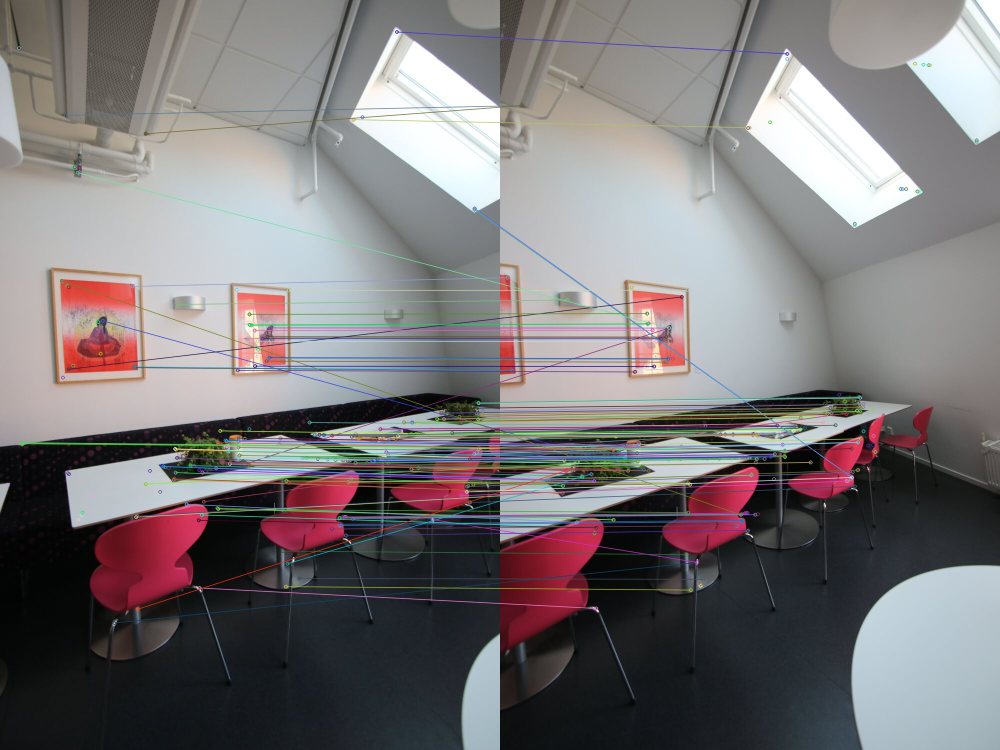
//> input picture Image Stitching/img01.jpg_238_img02.jpg_210_176.jpg, 2000 x 1500 px (shown at 1/2 size)
$ ./siftImages '../Image Stitching/img01.jpg_238_img02.jpg_210_176.jpg'   (built with g++ and OpenCV 4, older OpenCV classes emulated)
//> lines starting //> are read from the running program, lines starting //| are printed output that depends on the picture
/******************************************************************

Rescale input image rule:
	- Single input image, resize as Size(600,480)
	- Multiple input images, resize the height as 600 and the width = 600 * orignal_ratio
 lo
******************************************************************/

#include <iostream>
#include <opencv2/opencv.hpp>
#include <opencv2/highgui/highgui.hpp>
#include <opencv2/nonfree/features2d.hpp>

using namespace cv;
const int draw_shift_bits = 4;
const int draw_multiplier = 1 << draw_shift_bits;

Mat open_img_resize(char filename[], bool as_ratio)
{
	Mat img = imread(filename, CV_LOAD_IMAGE_UNCHANGED);

	if(img.empty())
	{
		fprintf(stderr, "failed to load input image\n");
	}

	Size dsize = Size(600,480);
	if (as_ratio) {
		Size sz = img.size();
		double ratio = sz.width/double(sz.height);
		Size dsize1 = Size(ratio*600, 600);
		Mat img2 = Mat(dsize1,CV_32S);
		resize(img, img2, dsize1);
		return img2;
	}
	Mat img2 = Mat(dsize,CV_32S);
	resize(img, img2, dsize);
	return img2;
}

std::vector<cv::KeyPoint> get_keypoints(Mat img)
{
	cv::SiftFeatureDetector detector;
	std::vector<cv::KeyPoint> keypoints;
	detector.detect(img, keypoints);
	return keypoints;
}

// [7 lines left out: function get_descriptors, not called in this run]

void drawCustomKeyPoints(Mat img, const cv::KeyPoint &p, const Scalar &color)
{
	// cv ::'LINE_AA' = 16
	Point center( cvRound(p.pt.x * draw_multiplier), cvRound(p.pt.y * draw_multiplier) );
	int radius = cvRound(p.size/2 * draw_multiplier);
	circle(img, center, radius, color, 1, 16, draw_shift_bits );
	Point piont(p.pt.x, p.pt.y);
	int size_r = cvRound(p.size/40 * draw_multiplier);
	drawMarker(img, piont, color,  cv::MARKER_CROSS, size_r, 1, 16);
}

Mat custom_draw_points(Mat image, std::vector<cv::KeyPoint> keypoints)
{
	Mat outImage;
	if( image.type() == CV_8UC3 )
	{
		image.copyTo( outImage );
	} else if( image.type() == CV_8UC1 )
	{
		cvtColor( image, outImage, COLOR_GRAY2BGR );
	}else{
		printf("Incorrect type of input image.\n");
	}

	RNG& rng=theRNG();
	std::vector<KeyPoint>::const_iterator it = keypoints.begin(), end = keypoints.end();
	for( ; it != end; ++it )
	{
		Scalar color = Scalar(rng(256), rng(256), rng(256));
		drawCustomKeyPoints(outImage, *it, color);
	}
	return outImage;
}

void single_img(char *imgName)
{
	Mat img1 = open_img_resize(imgName, false);
//> in open_img_resize, img is the input picture: 1500 rows x 2000 cols, CV_8UC3; mean B, G, R 120.4, 118.8, 123
//> in open_img_resize, `resize(img, img2, dsize);`:
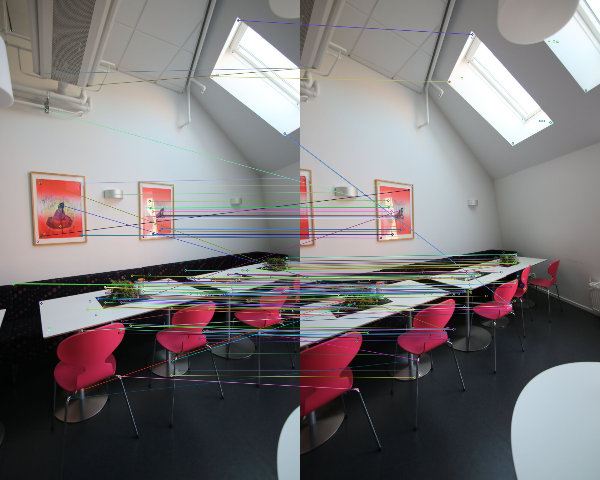
//> img2: 480 rows x 600 cols, CV_8UC3; mean B, G, R 120.3, 118.7, 122.9
	std::vector<cv::KeyPoint> keypoints1 = get_keypoints(img1);
//> in get_keypoints, `detector.detect(img, keypoints);`: keypoints = 687 keypoints; strongest (x, y, size): (58, 317, 24.4), (392, 234, 1.9), (48, 331, 8.7), (179, 271, 15.9)
//> keypoints1 has the same summary as keypoints in get_keypoints
	printf("# of keypoints in %s is %li\n", imgName, keypoints1.size());
//| # of keypoints in ../Image Stitching/img01.jpg_238_img02.jpg_210_176.jpg is 687
	cv::Mat output1 = custom_draw_points(img1, keypoints1);
//> the loop in custom_draw_points, `for( ; it != end; ++it )` made 687 passes
//> (center in drawCustomKeyPoints, radius in drawCustomKeyPoints, piont in drawCustomKeyPoints, size_r in drawCustomKeyPoints) on passes 1 to 3: (Point(89, 671), 17, Point(5, 41), 1), (Point(139, 1430), 43, Point(8, 89), 2), (Point(158, 1466), 32, Point(9, 91), 2)
//> after the loop in custom_draw_points, `for( ; it != end; ++it )`:
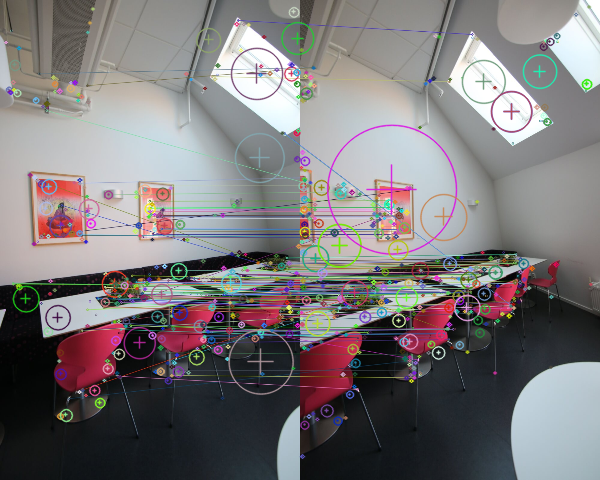
//> outImage: 480 rows x 600 cols, CV_8UC3; mean B, G, R 120.7, 119.1, 123
	Size sz = img1.size();
//> sz = Size(600, 480)
//	Size sz2 = output1.size();
	Mat img3(sz.height, sz.width*2, CV_8UC3);
	Mat left(img3, Rect(0, 0, sz.width, sz.height));
	img1.copyTo(left);
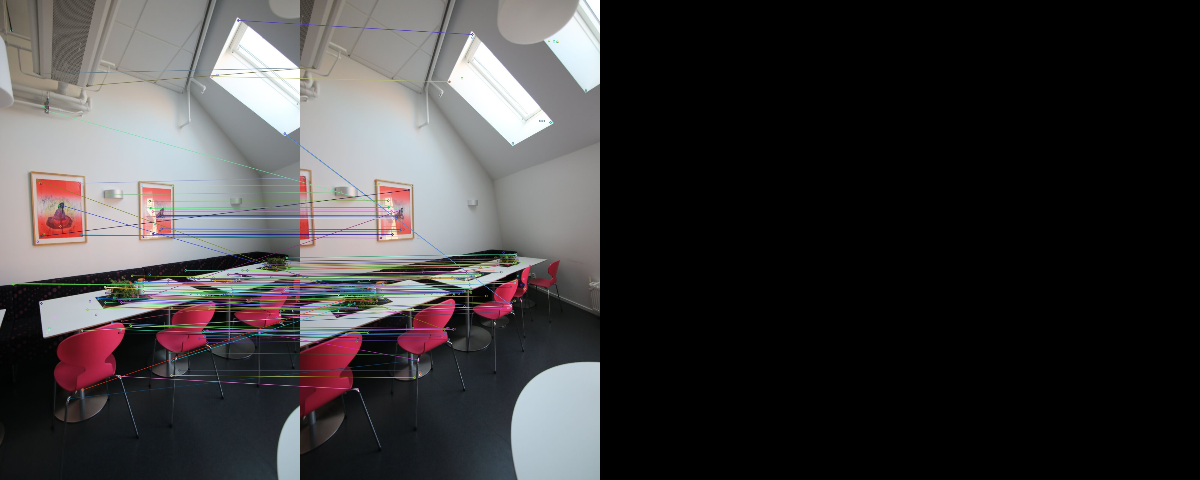
//> img3: 480 rows x 1200 cols, CV_8UC3; mean B, G, R 60.1, 59.3, 61.5
	Mat right(img3, Rect(sz.width, 0, sz.width, sz.height));
//> right: 480 rows x 600 cols, CV_8UC3; every value is 0
	output1.copyTo(right);
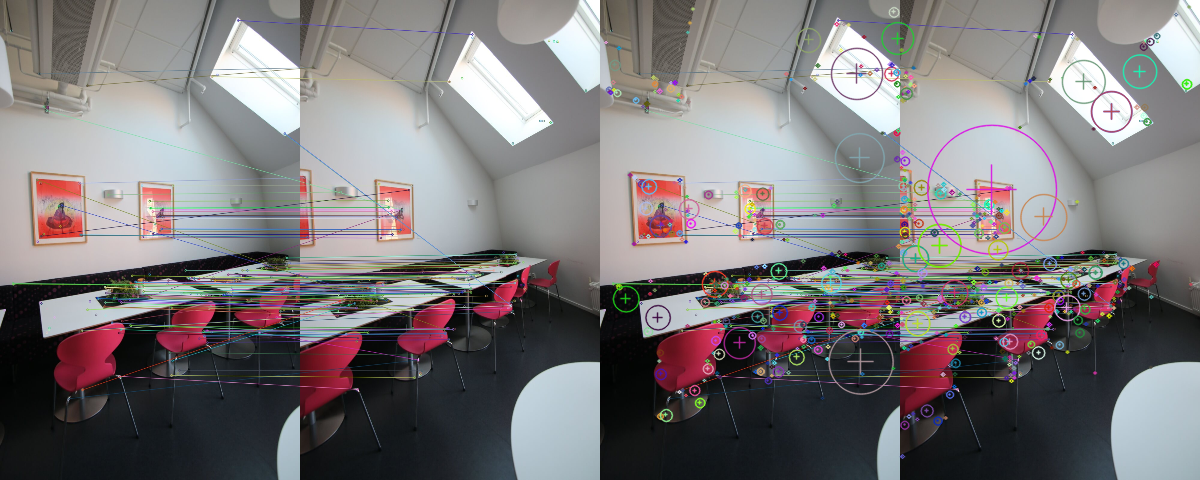
//> img3: 480 rows x 1200 cols, CV_8UC3; mean B, G, R 120.5, 118.9, 123
	imshow("Display Image", img3);
	waitKey(0);
}

// [59 lines left out: function multiple_images, not called in this run]

int main(int argc, char** argv)
{
	if (argc == 2) {
		single_img(argv[1]);
		return 0;
//> (the program exits here)
